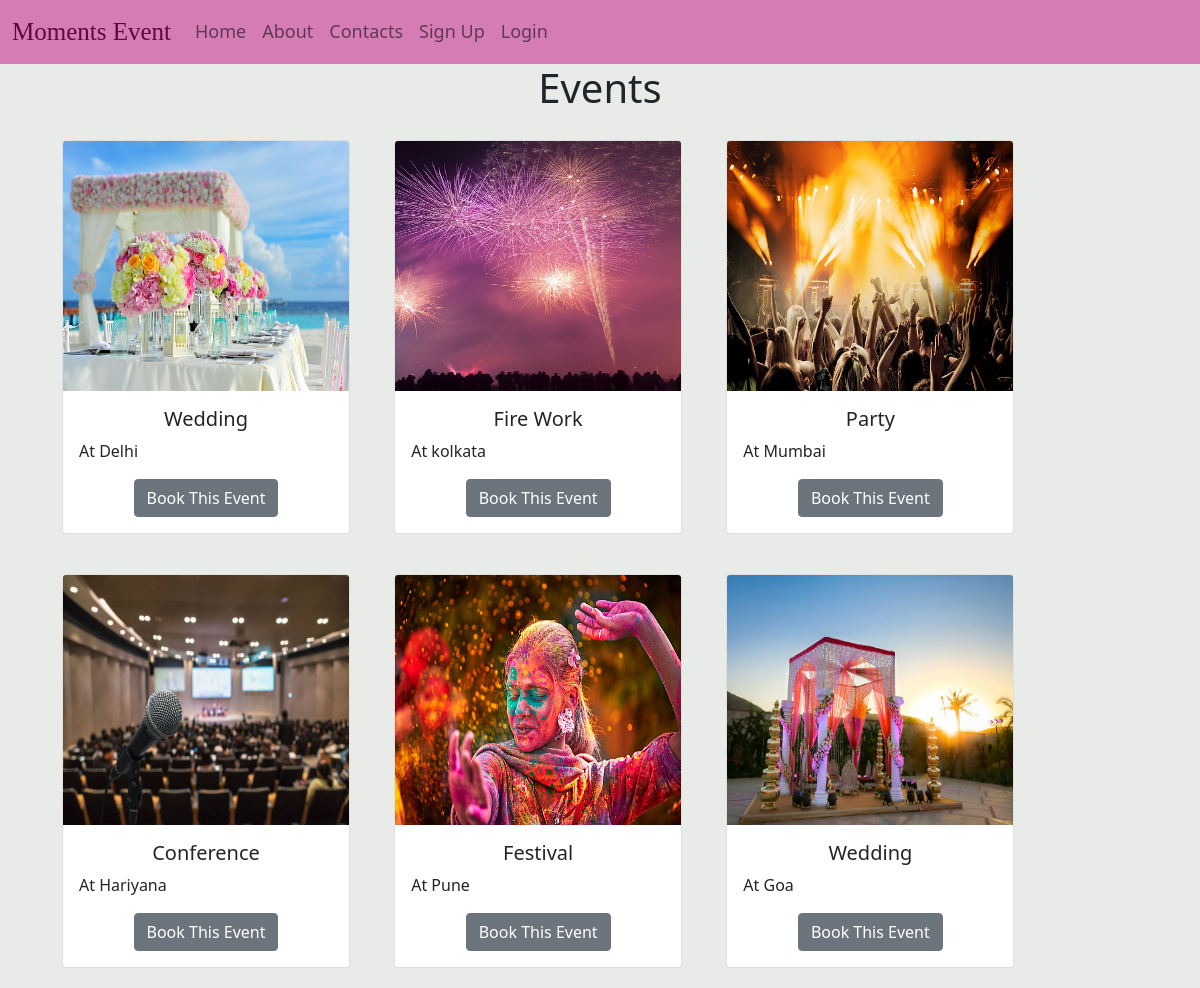
The app's page /events with its own data.
### eventapp/models.py (models this page shows, shortened)
class Event(models.Model):
    img = models.ImageField(upload_to="pic", null=True, blank=True)
    name = models.CharField(max_length=50)
    desc = models.TextField()

### eventapp/views.py (the view)
# urls.py: path('events', views.events, name="events"),
def events(request):
    eve = Event.objects.all()
    return render(request, 'events.html', {'eve': eve})

### template/events.html (shortened to what this page needs)
{% extends 'basepage.html' %}
{% load static %}
{% block content %}
<h1 class="text-center">Events</h1>
<div class="container">
  {% for i in eve %}
  <div class="card" style="width: 18rem; display:inline-block; margin:20px;">
    <img src="{{i.img.url}}" class="card-img-top" height="250px" width="200px">
    <div class="card-body">
      <h5 class="card-title text-center">{{i.name}}</h5>
      <p class="card-text">{{i.desc}}</p>
      <center>
        <a href="{% url 'eventapp:booking' %}" class="btn btn-secondary">Book This Event</a>
      </center>
    </div>
  </div>
  {% endfor %}
</div>
{% endblock %}

### template/basepage.html (shortened to what this page needs)
<!DOCTYPE html>
<html lang="en">
<head>
    <link href="https://cdn.jsdelivr.net/npm/bootstrap@5.0.2/dist/css/bootstrap.min.css" rel="stylesheet">
    <link rel="stylesheet" href="https://cdnjs.cloudflare.com/ajax/libs/font-awesome/6.5.1/css/all.min.css" />
</head>
<body style="background-color:#e9ebe8;">
<nav class="navbar navbar-expand-lg navbar-light ">
  <div class="container-fluid">
    <a class="navbar-brand" style="color:#630541"  href="#">Moments Event</a>
    <div class="collapse navbar-collapse" id="navbarSupportedContent">
      <ul class="navbar-nav me-auto mb-2 mb-lg-0">
        <li class="nav-item">
          <a class="nav-link" aria-current="page" href="{% url 'eventapp:home' %}">Home</a>
        </li>
        <li class="nav-item">
          <a class="nav-link" href="{% url 'eventapp:about' %}">About</a>
        </li>
        <li class="nav-item">
          <a class="nav-link" href="{% url 'eventapp:contacts' %}">Contacts</a>
        </li>
          {% if user.is_authenticated %}
        <li class="nav-item">
          <a class="nav-link" href="{% url 'eventapp:events' %}">Events</a>
        </li>
        <li class="nav-item">
          <a class="nav-link" href="{% url 'eventapp:booking' %}">Booking</a>
        </li>
        <li>
            <a class="nav-link" href="{% url 'userapp:logout' %}">Logout</a>
        </li>
         <li>
             <form class="d-flex" >
                     <i class="fa-solid fa-user fs-2" style="position:absolute; top:30%; right:34%;"></i>
                 <p style="font-family: Georgia, serif; position:absolute; top:39%; right:25%;">{{user.username}}</p>
              </form>
         </li>
          <li>
              <form class="d-flex" method="POST" action="{% url 'search:search' %}"  style="position:absolute; top:30%; right:1%;">
                  {% csrf_token %}
                <input class="form-control me-2" type="search" name="q" placeholder="Search" aria-label="Search">
                <button class="btn btn-outline-dark" type="submit" style="background-color:#d67cb5;">Search</button>
              </form>
          </li>
      </ul>
        <ul class="navbar-nav me-auto mb-2 mb-lg-0">
            {% else %}
            <li>
                <a class="nav-link" href="{% url 'userapp:register' %}">Sign Up</a>
            </li>
            <li>
                <a class="nav-link" href="{% url 'userapp:login' %}">Login</a>
            </li>
            {% endif %}
        </ul>
    </div>
  </div>
</nav>
{% block content %}
{% endblock %}
</body>
</html>

### template/basepage.html (style rules this page uses)
nav { background-color:#d67cb5; font-size:18px; }
.navbar-brand { font-size:25px; font-family:"Times New Roman", Times, serif; }

### records on screen
Event: img (picture), name "Wedding", desc "At Delhi"
Event: img (picture), name "Fire Work", desc "At kolkata"
Event: img (picture), name "Party", desc "At Mumbai"
Event: img (picture), name "Conference", desc "At Hariyana"
Event: img (picture), name "Festival", desc "At Pune"
Event: img (picture), name "Wedding", desc "At Goa"
